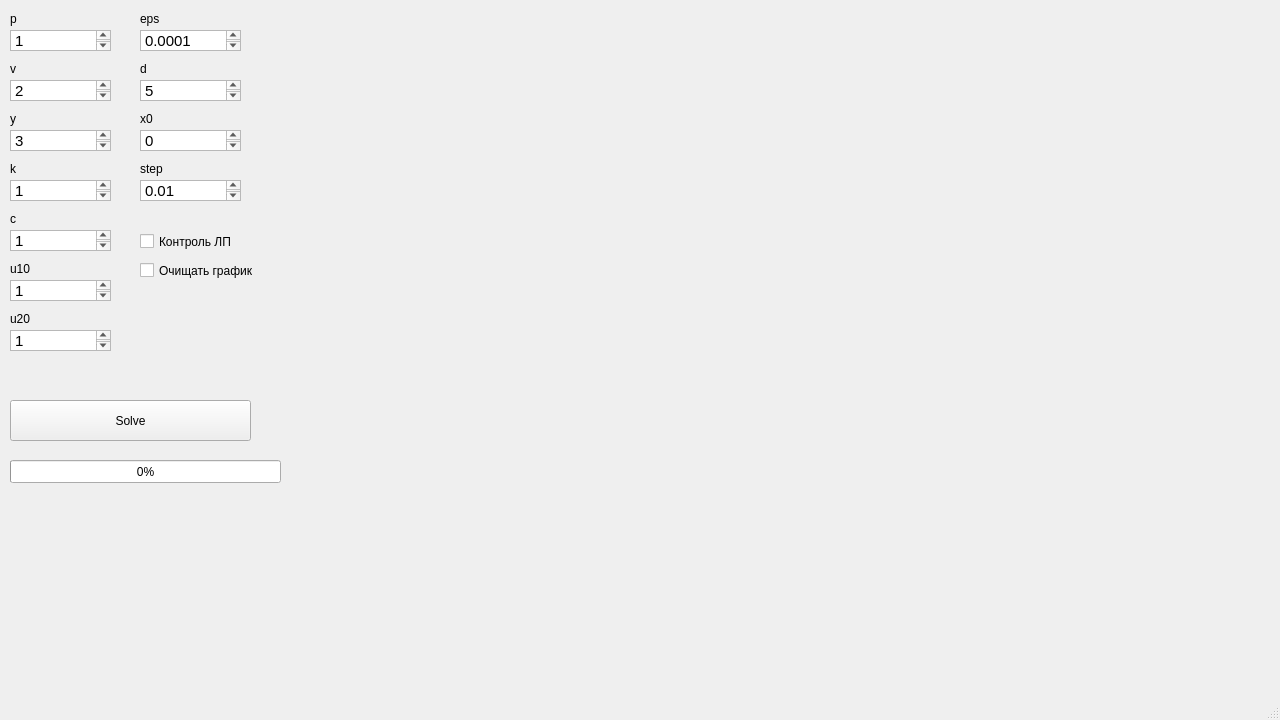
<?xml version="1.0" encoding="UTF-8"?>
<ui version="4.0">
 <class>MainWindow</class>
 <widget class="QMainWindow" name="MainWindow">
  <property name="geometry">
   <rect>
    <x>0</x>
    <y>0</y>
    <width>1280</width>
    <height>720</height>
   </rect>
  </property>
  <property name="windowTitle">
   <string>MainWindow</string>
  </property>
  <widget class="QWidget" name="centralwidget">
   <widget class="QWidget" name="widget" native="true">
    <property name="geometry">
     <rect>
      <x>640</x>
      <y>180</y>
      <width>341</width>
      <height>281</height>
     </rect>
    </property>
   </widget>
   <widget class="QWidget" name="widget_2" native="true">
    <property name="geometry">
     <rect>
      <x>290</x>
      <y>180</y>
      <width>341</width>
      <height>281</height>
     </rect>
    </property>
   </widget>
   <widget class="QProgressBar" name="progressBar">
    <property name="geometry">
     <rect>
      <x>10</x>
      <y>460</y>
      <width>271</width>
      <height>23</height>
     </rect>
    </property>
    <property name="value">
     <number>0</number>
    </property>
   </widget>
   <widget class="QTextEdit" name="textEdit">
    <property name="geometry">
     <rect>
      <x>10</x>
      <y>30</y>
      <width>101</width>
      <height>21</height>
     </rect>
    </property>
    <property name="html">
     <string>&lt;!DOCTYPE HTML PUBLIC &quot;-//W3C//DTD HTML 4.0//EN&quot; &quot;http://www.w3.org/TR/REC-html40/strict.dtd&quot;&gt;
&lt;html&gt;&lt;head&gt;&lt;meta name=&quot;qrichtext&quot; content=&quot;1&quot; /&gt;&lt;style type=&quot;text/css&quot;&gt;
p, li { white-space: pre-wrap; }
&lt;/style&gt;&lt;/head&gt;&lt;body style=&quot; font-family:'MS Shell Dlg 2'; font-size:8.25pt; font-weight:400; font-style:normal;&quot;&gt;
&lt;p style=&quot; margin-top:0px; margin-bottom:0px; margin-left:0px; margin-right:0px; -qt-block-indent:0; text-indent:0px;&quot;&gt;&lt;span style=&quot; font-family:'Ubuntu'; font-size:11pt;&quot;&gt;1&lt;/span&gt;&lt;/p&gt;
&lt;p style=&quot;-qt-paragraph-type:empty; margin-top:0px; margin-bottom:0px; margin-left:0px; margin-right:0px; -qt-block-indent:0; text-indent:0px; font-family:'Ubuntu'; font-size:11pt;&quot;&gt;&lt;br /&gt;&lt;/p&gt;&lt;/body&gt;&lt;/html&gt;</string>
    </property>
   </widget>
   <widget class="QTextEdit" name="textEdit_2">
    <property name="geometry">
     <rect>
      <x>10</x>
      <y>80</y>
      <width>101</width>
      <height>21</height>
     </rect>
    </property>
    <property name="html">
     <string>&lt;!DOCTYPE HTML PUBLIC &quot;-//W3C//DTD HTML 4.0//EN&quot; &quot;http://www.w3.org/TR/REC-html40/strict.dtd&quot;&gt;
&lt;html&gt;&lt;head&gt;&lt;meta name=&quot;qrichtext&quot; content=&quot;1&quot; /&gt;&lt;style type=&quot;text/css&quot;&gt;
p, li { white-space: pre-wrap; }
&lt;/style&gt;&lt;/head&gt;&lt;body style=&quot; font-family:'MS Shell Dlg 2'; font-size:8.25pt; font-weight:400; font-style:normal;&quot;&gt;
&lt;p style=&quot; margin-top:0px; margin-bottom:0px; margin-left:0px; margin-right:0px; -qt-block-indent:0; text-indent:0px;&quot;&gt;&lt;span style=&quot; font-family:'Ubuntu'; font-size:11pt;&quot;&gt;2&lt;/span&gt;&lt;/p&gt;&lt;/body&gt;&lt;/html&gt;</string>
    </property>
   </widget>
   <widget class="QTextEdit" name="textEdit_3">
    <property name="geometry">
     <rect>
      <x>10</x>
      <y>130</y>
      <width>101</width>
      <height>21</height>
     </rect>
    </property>
    <property name="html">
     <string>&lt;!DOCTYPE HTML PUBLIC &quot;-//W3C//DTD HTML 4.0//EN&quot; &quot;http://www.w3.org/TR/REC-html40/strict.dtd&quot;&gt;
&lt;html&gt;&lt;head&gt;&lt;meta name=&quot;qrichtext&quot; content=&quot;1&quot; /&gt;&lt;style type=&quot;text/css&quot;&gt;
p, li { white-space: pre-wrap; }
&lt;/style&gt;&lt;/head&gt;&lt;body style=&quot; font-family:'MS Shell Dlg 2'; font-size:8.25pt; font-weight:400; font-style:normal;&quot;&gt;
&lt;p style=&quot; margin-top:0px; margin-bottom:0px; margin-left:0px; margin-right:0px; -qt-block-indent:0; text-indent:0px;&quot;&gt;&lt;span style=&quot; font-family:'Ubuntu'; font-size:11pt;&quot;&gt;3&lt;/span&gt;&lt;/p&gt;&lt;/body&gt;&lt;/html&gt;</string>
    </property>
   </widget>
   <widget class="QTextEdit" name="textEdit_4">
    <property name="geometry">
     <rect>
      <x>10</x>
      <y>180</y>
      <width>101</width>
      <height>21</height>
     </rect>
    </property>
    <property name="html">
     <string>&lt;!DOCTYPE HTML PUBLIC &quot;-//W3C//DTD HTML 4.0//EN&quot; &quot;http://www.w3.org/TR/REC-html40/strict.dtd&quot;&gt;
&lt;html&gt;&lt;head&gt;&lt;meta name=&quot;qrichtext&quot; content=&quot;1&quot; /&gt;&lt;style type=&quot;text/css&quot;&gt;
p, li { white-space: pre-wrap; }
&lt;/style&gt;&lt;/head&gt;&lt;body style=&quot; font-family:'MS Shell Dlg 2'; font-size:8.25pt; font-weight:400; font-style:normal;&quot;&gt;
&lt;p style=&quot; margin-top:0px; margin-bottom:0px; margin-left:0px; margin-right:0px; -qt-block-indent:0; text-indent:0px;&quot;&gt;&lt;span style=&quot; font-family:'Ubuntu'; font-size:11pt;&quot;&gt;1&lt;/span&gt;&lt;/p&gt;&lt;/body&gt;&lt;/html&gt;</string>
    </property>
   </widget>
   <widget class="QTextEdit" name="textEdit_5">
    <property name="geometry">
     <rect>
      <x>10</x>
      <y>230</y>
      <width>101</width>
      <height>21</height>
     </rect>
    </property>
    <property name="html">
     <string>&lt;!DOCTYPE HTML PUBLIC &quot;-//W3C//DTD HTML 4.0//EN&quot; &quot;http://www.w3.org/TR/REC-html40/strict.dtd&quot;&gt;
&lt;html&gt;&lt;head&gt;&lt;meta name=&quot;qrichtext&quot; content=&quot;1&quot; /&gt;&lt;style type=&quot;text/css&quot;&gt;
p, li { white-space: pre-wrap; }
&lt;/style&gt;&lt;/head&gt;&lt;body style=&quot; font-family:'MS Shell Dlg 2'; font-size:8.25pt; font-weight:400; font-style:normal;&quot;&gt;
&lt;p style=&quot; margin-top:0px; margin-bottom:0px; margin-left:0px; margin-right:0px; -qt-block-indent:0; text-indent:0px;&quot;&gt;&lt;span style=&quot; font-family:'Ubuntu'; font-size:11pt;&quot;&gt;1&lt;/span&gt;&lt;/p&gt;&lt;/body&gt;&lt;/html&gt;</string>
    </property>
   </widget>
   <widget class="QTextEdit" name="textEdit_6">
    <property name="geometry">
     <rect>
      <x>10</x>
      <y>280</y>
      <width>101</width>
      <height>21</height>
     </rect>
    </property>
    <property name="html">
     <string>&lt;!DOCTYPE HTML PUBLIC &quot;-//W3C//DTD HTML 4.0//EN&quot; &quot;http://www.w3.org/TR/REC-html40/strict.dtd&quot;&gt;
&lt;html&gt;&lt;head&gt;&lt;meta name=&quot;qrichtext&quot; content=&quot;1&quot; /&gt;&lt;style type=&quot;text/css&quot;&gt;
p, li { white-space: pre-wrap; }
&lt;/style&gt;&lt;/head&gt;&lt;body style=&quot; font-family:'MS Shell Dlg 2'; font-size:8.25pt; font-weight:400; font-style:normal;&quot;&gt;
&lt;p style=&quot; margin-top:0px; margin-bottom:0px; margin-left:0px; margin-right:0px; -qt-block-indent:0; text-indent:0px;&quot;&gt;&lt;span style=&quot; font-family:'Ubuntu'; font-size:11pt;&quot;&gt;1&lt;/span&gt;&lt;/p&gt;&lt;/body&gt;&lt;/html&gt;</string>
    </property>
   </widget>
   <widget class="QTextEdit" name="textEdit_7">
    <property name="geometry">
     <rect>
      <x>10</x>
      <y>330</y>
      <width>101</width>
      <height>21</height>
     </rect>
    </property>
    <property name="html">
     <string>&lt;!DOCTYPE HTML PUBLIC &quot;-//W3C//DTD HTML 4.0//EN&quot; &quot;http://www.w3.org/TR/REC-html40/strict.dtd&quot;&gt;
&lt;html&gt;&lt;head&gt;&lt;meta name=&quot;qrichtext&quot; content=&quot;1&quot; /&gt;&lt;style type=&quot;text/css&quot;&gt;
p, li { white-space: pre-wrap; }
&lt;/style&gt;&lt;/head&gt;&lt;body style=&quot; font-family:'MS Shell Dlg 2'; font-size:8.25pt; font-weight:400; font-style:normal;&quot;&gt;
&lt;p style=&quot; margin-top:0px; margin-bottom:0px; margin-left:0px; margin-right:0px; -qt-block-indent:0; text-indent:0px;&quot;&gt;&lt;span style=&quot; font-family:'Ubuntu'; font-size:11pt;&quot;&gt;1&lt;/span&gt;&lt;/p&gt;&lt;/body&gt;&lt;/html&gt;</string>
    </property>
   </widget>
   <widget class="QTextEdit" name="textEdit_8">
    <property name="geometry">
     <rect>
      <x>140</x>
      <y>30</y>
      <width>101</width>
      <height>21</height>
     </rect>
    </property>
    <property name="html">
     <string>&lt;!DOCTYPE HTML PUBLIC &quot;-//W3C//DTD HTML 4.0//EN&quot; &quot;http://www.w3.org/TR/REC-html40/strict.dtd&quot;&gt;
&lt;html&gt;&lt;head&gt;&lt;meta name=&quot;qrichtext&quot; content=&quot;1&quot; /&gt;&lt;style type=&quot;text/css&quot;&gt;
p, li { white-space: pre-wrap; }
&lt;/style&gt;&lt;/head&gt;&lt;body style=&quot; font-family:'MS Shell Dlg 2'; font-size:8.25pt; font-weight:400; font-style:normal;&quot;&gt;
&lt;p style=&quot; margin-top:0px; margin-bottom:0px; margin-left:0px; margin-right:0px; -qt-block-indent:0; text-indent:0px;&quot;&gt;&lt;span style=&quot; font-family:'Ubuntu'; font-size:11pt;&quot;&gt;0.0001&lt;/span&gt;&lt;/p&gt;&lt;/body&gt;&lt;/html&gt;</string>
    </property>
   </widget>
   <widget class="QTextEdit" name="textEdit_9">
    <property name="geometry">
     <rect>
      <x>140</x>
      <y>80</y>
      <width>101</width>
      <height>21</height>
     </rect>
    </property>
    <property name="html">
     <string>&lt;!DOCTYPE HTML PUBLIC &quot;-//W3C//DTD HTML 4.0//EN&quot; &quot;http://www.w3.org/TR/REC-html40/strict.dtd&quot;&gt;
&lt;html&gt;&lt;head&gt;&lt;meta name=&quot;qrichtext&quot; content=&quot;1&quot; /&gt;&lt;style type=&quot;text/css&quot;&gt;
p, li { white-space: pre-wrap; }
&lt;/style&gt;&lt;/head&gt;&lt;body style=&quot; font-family:'MS Shell Dlg 2'; font-size:8.25pt; font-weight:400; font-style:normal;&quot;&gt;
&lt;p style=&quot; margin-top:0px; margin-bottom:0px; margin-left:0px; margin-right:0px; -qt-block-indent:0; text-indent:0px;&quot;&gt;&lt;span style=&quot; font-family:'Ubuntu'; font-size:11pt;&quot;&gt;5&lt;/span&gt;&lt;/p&gt;&lt;/body&gt;&lt;/html&gt;</string>
    </property>
   </widget>
   <widget class="QTextEdit" name="textEdit_10">
    <property name="geometry">
     <rect>
      <x>140</x>
      <y>130</y>
      <width>101</width>
      <height>21</height>
     </rect>
    </property>
    <property name="html">
     <string>&lt;!DOCTYPE HTML PUBLIC &quot;-//W3C//DTD HTML 4.0//EN&quot; &quot;http://www.w3.org/TR/REC-html40/strict.dtd&quot;&gt;
&lt;html&gt;&lt;head&gt;&lt;meta name=&quot;qrichtext&quot; content=&quot;1&quot; /&gt;&lt;style type=&quot;text/css&quot;&gt;
p, li { white-space: pre-wrap; }
&lt;/style&gt;&lt;/head&gt;&lt;body style=&quot; font-family:'MS Shell Dlg 2'; font-size:8.25pt; font-weight:400; font-style:normal;&quot;&gt;
&lt;p style=&quot; margin-top:0px; margin-bottom:0px; margin-left:0px; margin-right:0px; -qt-block-indent:0; text-indent:0px;&quot;&gt;&lt;span style=&quot; font-family:'Ubuntu'; font-size:11pt;&quot;&gt;0&lt;/span&gt;&lt;/p&gt;&lt;/body&gt;&lt;/html&gt;</string>
    </property>
   </widget>
   <widget class="QTextEdit" name="textEdit_11">
    <property name="geometry">
     <rect>
      <x>140</x>
      <y>180</y>
      <width>101</width>
      <height>21</height>
     </rect>
    </property>
    <property name="html">
     <string>&lt;!DOCTYPE HTML PUBLIC &quot;-//W3C//DTD HTML 4.0//EN&quot; &quot;http://www.w3.org/TR/REC-html40/strict.dtd&quot;&gt;
&lt;html&gt;&lt;head&gt;&lt;meta name=&quot;qrichtext&quot; content=&quot;1&quot; /&gt;&lt;style type=&quot;text/css&quot;&gt;
p, li { white-space: pre-wrap; }
&lt;/style&gt;&lt;/head&gt;&lt;body style=&quot; font-family:'MS Shell Dlg 2'; font-size:8.25pt; font-weight:400; font-style:normal;&quot;&gt;
&lt;p style=&quot; margin-top:0px; margin-bottom:0px; margin-left:0px; margin-right:0px; -qt-block-indent:0; text-indent:0px;&quot;&gt;&lt;span style=&quot; font-family:'Ubuntu'; font-size:11pt;&quot;&gt;0.01&lt;/span&gt;&lt;/p&gt;&lt;/body&gt;&lt;/html&gt;</string>
    </property>
   </widget>
   <widget class="QLabel" name="label">
    <property name="geometry">
     <rect>
      <x>10</x>
      <y>10</y>
      <width>67</width>
      <height>17</height>
     </rect>
    </property>
    <property name="text">
     <string>p</string>
    </property>
   </widget>
   <widget class="QLabel" name="label_2">
    <property name="geometry">
     <rect>
      <x>10</x>
      <y>60</y>
      <width>67</width>
      <height>17</height>
     </rect>
    </property>
    <property name="text">
     <string>v</string>
    </property>
   </widget>
   <widget class="QLabel" name="label_3">
    <property name="geometry">
     <rect>
      <x>10</x>
      <y>110</y>
      <width>67</width>
      <height>17</height>
     </rect>
    </property>
    <property name="text">
     <string>y</string>
    </property>
   </widget>
   <widget class="QLabel" name="label_4">
    <property name="geometry">
     <rect>
      <x>10</x>
      <y>160</y>
      <width>67</width>
      <height>17</height>
     </rect>
    </property>
    <property name="text">
     <string>k</string>
    </property>
   </widget>
   <widget class="QLabel" name="label_5">
    <property name="geometry">
     <rect>
      <x>10</x>
      <y>210</y>
      <width>67</width>
      <height>17</height>
     </rect>
    </property>
    <property name="text">
     <string>c</string>
    </property>
   </widget>
   <widget class="QLabel" name="label_6">
    <property name="geometry">
     <rect>
      <x>10</x>
      <y>260</y>
      <width>67</width>
      <height>17</height>
     </rect>
    </property>
    <property name="text">
     <string>u10</string>
    </property>
   </widget>
   <widget class="QLabel" name="label_7">
    <property name="geometry">
     <rect>
      <x>10</x>
      <y>310</y>
      <width>67</width>
      <height>17</height>
     </rect>
    </property>
    <property name="text">
     <string>u20</string>
    </property>
   </widget>
   <widget class="QLabel" name="label_8">
    <property name="geometry">
     <rect>
      <x>140</x>
      <y>110</y>
      <width>67</width>
      <height>17</height>
     </rect>
    </property>
    <property name="text">
     <string>x0</string>
    </property>
   </widget>
   <widget class="QLabel" name="label_9">
    <property name="geometry">
     <rect>
      <x>140</x>
      <y>10</y>
      <width>67</width>
      <height>17</height>
     </rect>
    </property>
    <property name="text">
     <string>eps</string>
    </property>
   </widget>
   <widget class="QLabel" name="label_10">
    <property name="geometry">
     <rect>
      <x>140</x>
      <y>60</y>
      <width>67</width>
      <height>17</height>
     </rect>
    </property>
    <property name="text">
     <string>d</string>
    </property>
   </widget>
   <widget class="QLabel" name="label_11">
    <property name="geometry">
     <rect>
      <x>140</x>
      <y>160</y>
      <width>67</width>
      <height>17</height>
     </rect>
    </property>
    <property name="text">
     <string>step</string>
    </property>
   </widget>
   <widget class="QCheckBox" name="checkBox">
    <property name="geometry">
     <rect>
      <x>140</x>
      <y>230</y>
      <width>121</width>
      <height>23</height>
     </rect>
    </property>
    <property name="text">
     <string>Контроль ЛП</string>
    </property>
   </widget>
   <widget class="QPushButton" name="pushButton">
    <property name="geometry">
     <rect>
      <x>10</x>
      <y>400</y>
      <width>241</width>
      <height>41</height>
     </rect>
    </property>
    <property name="text">
     <string>Solve</string>
    </property>
   </widget>
   <widget class="QCheckBox" name="checkBox_2">
    <property name="geometry">
     <rect>
      <x>140</x>
      <y>260</y>
      <width>121</width>
      <height>21</height>
     </rect>
    </property>
    <property name="text">
     <string>Очищать график</string>
    </property>
   </widget>
  </widget>
  <widget class="QMenuBar" name="menubar">
   <property name="geometry">
    <rect>
     <x>0</x>
     <y>0</y>
     <width>1280</width>
     <height>21</height>
    </rect>
   </property>
  </widget>
  <widget class="QStatusBar" name="statusbar"/>
 </widget>
 <resources/>
 <connections/>
</ui>
